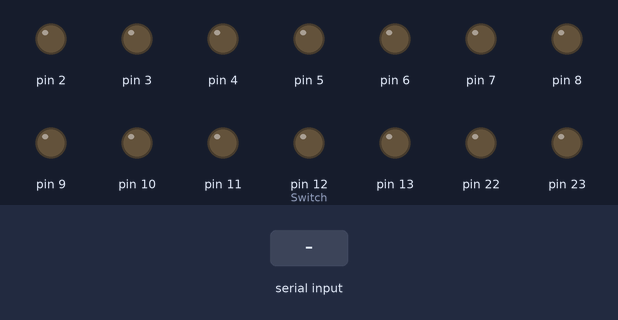
Simulated run of this sketch. Board: Arduino Uno, built with avr-gcc and run on an emulated ATmega328P. On the bench: output pins drawn as LEDs (lit = HIGH). Inputs (shaded band) come from the test bench. Pins used as bus, display or sensor lines are not drawn.

Above: at 1.2 s.
1.3 s: "<L>" received over Serial
At 2.1 s:
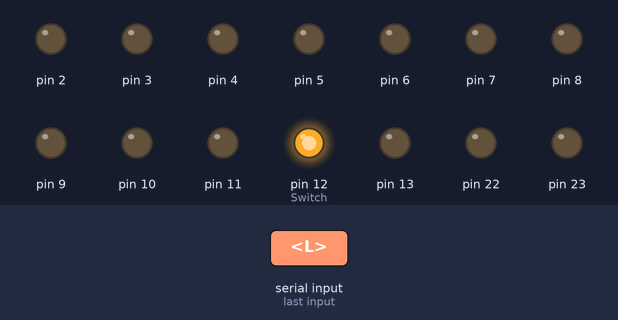
2.8 s: "<A>" received over Serial
At 3.2 s:
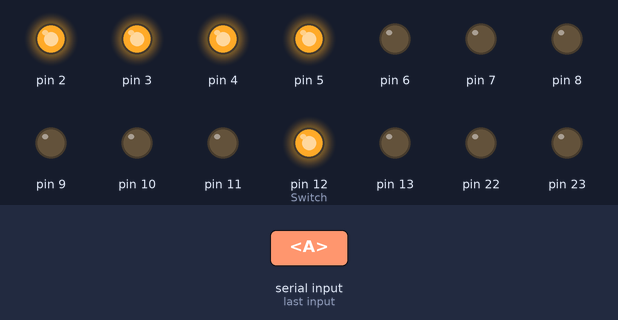
Timing chart, 0 to 5.8 s (numbered marks = the images above; inputs shaded):
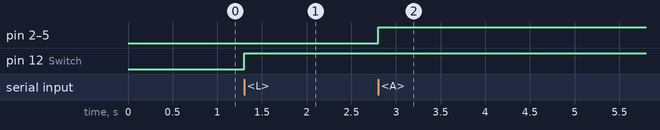

Measured:
- after the input at 1.3 s, pin 12 (Switch): LOW → HIGH at once
- after the input at 2.8 s, pin 2–5: LOW → HIGH at once

The sketch:

DataPack_Demo.ino
```cpp
// 2020.3.15 用数据包传（不）定长数据— — — — 【未在硬件测试】
// 通过（MATLAB）与arduino的串口通信控制12、2~7、8、10号引脚的输出
#define Switch 12 //MOS管连接的引脚

char part = '*';
byte Pnumber = 0; //int Pnumber = 0;//
byte data[5] = {63,63,63,63,63}; // 即：?????
char term = '?'; // byte term = 0;
unsigned char rec = 0; // 接收状态标志
unsigned char count = 0; // 数据包地址
unsigned char finishFlag = 0; // 接收完成标志

void setup()
{
  Serial.begin(115200, SERIAL_8N1); //数据位8，无奇偶校验，停止位1
  pinMode(Switch, OUTPUT); //控制继电器引脚
  digitalWrite(Switch, Pnumber);

  DDRD = 0xFF; PORTD = 0x00;  //DDRD = B11111111;
  DDRB = 0xFF; //PORTB = 0x00;

  /*	【这一大段是用来设置定时器使9号引脚输出方波的，可看可不看】
  // 下面的等值于 OC1A = 输出用于定时器1的CTC模式
  pinMode(9, OUTPUT);  // 设置默认关联了D9（查表得知）为输出
  TCCR1B=0; // 只是个复位的习惯可以不要
  TCCR1A=_BV(COM1A0); // 要是困扰的话你也可以写成 TCCR1A = 0b01000000;
  //这里和上一个表示了 = CTC 模式, 开启比较器（默认输出）, prescaler = 1
  TCCR1B = _BV(WGM12)|_BV(CS10) ; //  这里等值于 TCCR1B = 0b00001001;

  // 16位的寄存器如何确定一个频率
  OCR1A = 0; // 计算为：F_CPU/2/Need_HZ-1 来得到你想要的，注意要四舍五入来截取频率
  */
}

void loop()
{
  //————接收数据包————
  if (Serial.available() > 0)
  {
    term = Serial.read();
    if ( term == '>' ) // 帧尾：>
    {	rec = 0;    finishFlag = 1;
        part = data[0];    Pnumber = data[1];
    }
    if (rec)
    {    data[count++] = term;    } // 数据存进data数组
    if ( term == '<' ) // 帧头：<
    {    rec = 1;    count = 0;    }
  }
  //————对12号引脚、PortD进行操作————
  if (finishFlag)
  {
    switch(part)
    {
      case 'L': digitalWrite(Switch, Pnumber); break; //MOS管控制激光
      //Pnumber = 1- (comdata[1] - '0');//这句是开串口监视器时用的
      case 'A': { PORTD = Pnumber; break; //控制DA模块（其中0、1号引脚被串口占用）
                  digitalWrite(8, Pnumber&1); digitalWrite(10, (Pnumber&2)>>1);
                  // 8号引脚取数据的最后一位，10取数据倒数第二位【9号引脚是时钟线】
                }
      default: ;
    }
    finishFlag = 0;
  }
}
```
